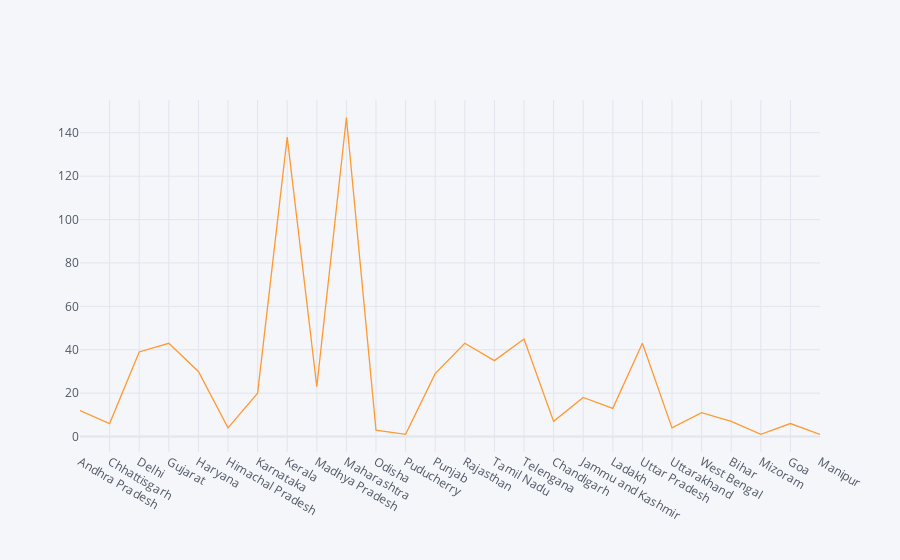

The notebook cell saved with this chart:
### Markdown cell above
Plotly plot

### Code cell
df.iplot(kind='scatter',x="Name of State / UT",y="Total Cases")

### Figure 1 — Plotly figure (JSON) as saved in the notebook; plotly's stock layout.template omitted (floating-point values rounded to 4 significant figures)
{"data": [{"line": {"color": "rgba(255, 153, 51, 1.0)", "dash": "solid", "shape": "linear", "width": 1.3}, "mode": "lines", "name": "Total Cases", "text": "", "type": "scatter", "x": ["Andhra Pradesh", "Chhattisgarh", "Delhi", "Gujarat", "Haryana", "Himachal Pradesh", "Karnataka", "Kerala", "Madhya Pradesh", "Maharashtra", "Odisha", "Puducherry", "Punjab", "Rajasthan", "Tamil Nadu", "Telengana", "Chandigarh", "Jammu and Kashmir", "Ladakh", "Uttar Pradesh", "Uttarakhand", "West Bengal", "Bihar", "Mizoram", "Goa", "Manipur"], "y": [12, 6, 39, 43, 30, 4, 20, 138, 23, 147, 3, 1, 29, 43, 35, 45, 7, 18, 13, 43, 4, 11, 7, 1, 6, 1]}], "layout": {"legend": {"bgcolor": "#F5F6F9", "font": {"color": "#4D5663"}}, "paper_bgcolor": "#F5F6F9", "plot_bgcolor": "#F5F6F9", "title": {"font": {"color": "#4D5663"}}, "xaxis": {"gridcolor": "#E1E5ED", "showgrid": true, "tickfont": {"color": "#4D5663"}, "title": {"font": {"color": "#4D5663"}, "text": ""}, "zerolinecolor": "#E1E5ED"}, "yaxis": {"gridcolor": "#E1E5ED", "showgrid": true, "tickfont": {"color": "#4D5663"}, "title": {"font": {"color": "#4D5663"}, "text": ""}, "zerolinecolor": "#E1E5ED"}}}
